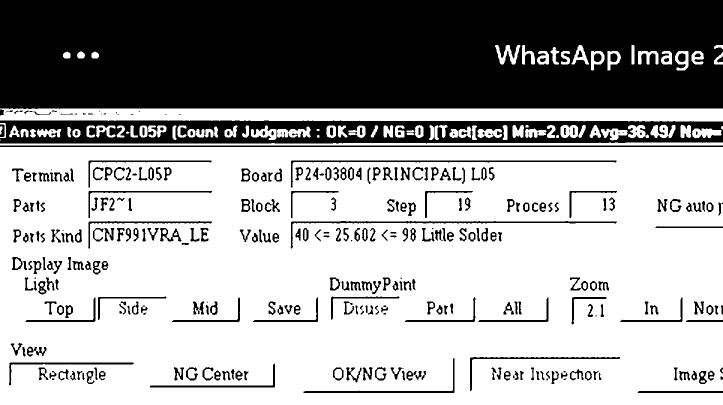
#> input picture public/debug_ocr/ocr_sample_above_full_otsu_psm6.png, 1446 x 810 px (shown at 1/2 size); its folder holds only this picture in this run
$ python -i image_archive_dedup.py   (imports and definitions only)
#> lines starting #> are read from the running program, lines starting #| are printed output that depends on the picture; after the words box and inside, x2 and y2 are one past the last pixel; in counts of white or black regions, pixels touching at a corner belong together
#> further down, picture is the input picture: shape (810, 1446, 3); 64.6% white; 371 black regions (53 under 20 px), largest, box (x1, y1, x2, y2) and area: (0, 0, 1446, 218) 305712, (0, 241, 1446, 287) 45504, (0, 291, 1446, 294) 4338
"""Deduplicação exata e visual conservadora dos arquivos OK/NG.

A comparação visual é usada SOMENTE na fila de arquivamento. Nunca modifica
julgamento, memória verificada, modelos CNN ou comandos industriais.
"""
from __future__ import annotations

import hashlib
from pathlib import Path
import re

import cv2
import numpy as np

from src.services.image_archive_naming import safe_archive_category


# [10 lines left out: function image_fingerprint, not called in this run]


# A imagem é a tela AOI completa (não apenas o componente). Perfis pequenos e
# PNGs sintéticos antigos continuam com a regra SHA exato.
_PARTS = (
    (0.0, 0.0, 1.0, 1.0),
    (.02, .32, .49, .98),
    (.52, .32, .99, .98),
)
_VISUAL_THRESHOLDS = (.985, .975, .965, .82)
_MAX_MAE = (.04, .045, .045, .060)
_ARCHIVE_STEM = re.compile(r"^\d{4}-\d{2}-\d{2}_\d{4}_(.+)$")


# [17 lines left out: functions archive_category_from_filename, archive_visual_scope, not called in this run]


def archive_visual_descriptor(image: np.ndarray):
    """Quatro mapas compactos: tela, gabarito, teste e diferença entre ambos."""
    if (not isinstance(image, np.ndarray) or image.ndim != 3
            or image.shape[2] != 3 or image.dtype != np.uint8
            or image.shape[0] < 240 or image.shape[1] < 600):
        return None
    h, w = image.shape[:2]
#> h = 810; w = 1446
    gray = cv2.cvtColor(image, cv2.COLOR_BGR2GRAY)
    parts = []
    for x0, y0, x1, y1 in _PARTS:
        crop = gray[int(y0*h):int(y1*h), int(x0*w):int(x1*w)]
        if crop.size == 0:
            return None
        parts.append(
            cv2.resize(crop, (48, 48), interpolation=cv2.INTER_AREA)
            .astype(np.float32)
        )
#> this loop made 3 passes
#> pass 2, in archive_visual_descriptor, `crop = gray[int(y0*h):int(y1*h), int(x0*w):int(x1*w)]`:
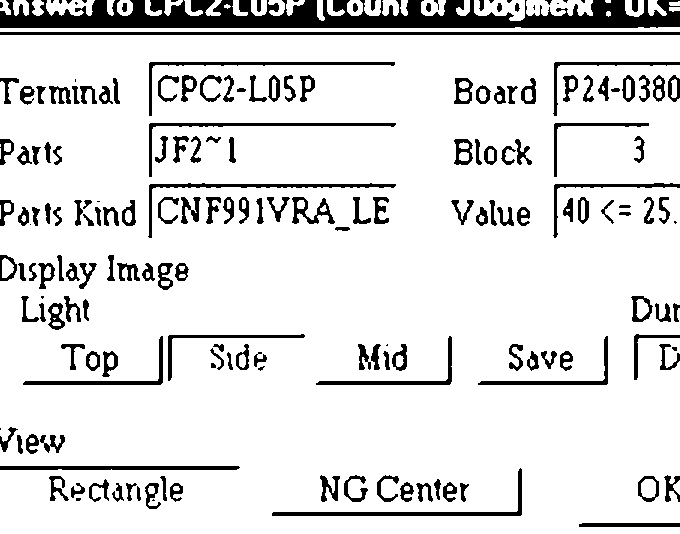
#> crop: shape (534, 680); 87.6% white; 193 black regions (27 under 20 px), largest, box (x1, y1, x2, y2) and area: (0, 0, 680, 28) 12504, (0, 32, 680, 35) 2040, (272, 468, 522, 516) 1170
#> pass 3, in archive_visual_descriptor, `crop = gray[int(y0*h):int(y1*h), int(x0*w):int(x1*w)]`:
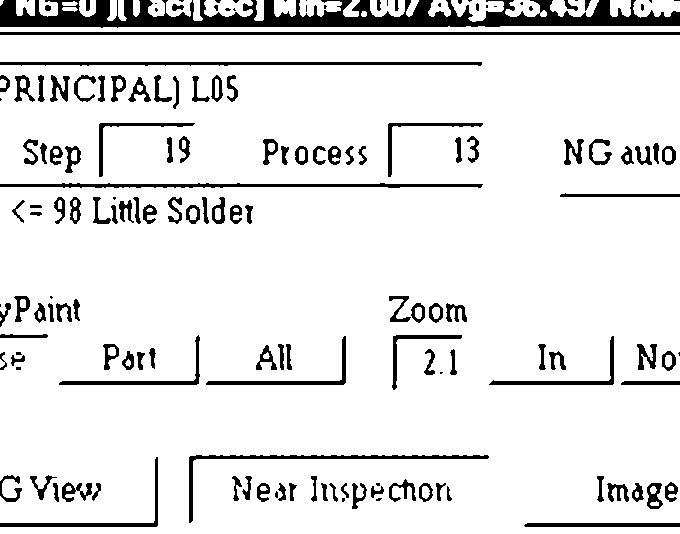
#> crop: shape (534, 680); 89.9% white; 161 black regions (37 under 20 px), largest, box (x1, y1, x2, y2) and area: (0, 0, 680, 28) 10386, (0, 32, 680, 35) 2040, (0, 183, 483, 188) 1539
#> after the loop, parts = 3 items
    difference = cv2.absdiff(parts[1], parts[2])
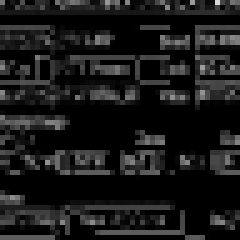
#> difference: shape (48, 48) float32 (shown 5 times larger); min 0, max 217, mean 25.6
    return (round(w / h, 3), (*parts, difference))


# [21 lines left out: functions _correlation, near_duplicate_visual, not called in this run]


class ArchiveVisualIndex:
    """Índice de pequenas assinaturas, propriedade exclusiva do worker."""
    def __init__(self):
        self._by_scope: dict[str, list] = {}

    # [55 lines left out: functions register, register_existing, contains_similar, load_archive_fingerprints, unique_archive_target, not called in this run]


__all__ = [
    "ArchiveVisualIndex",
    "archive_category_from_filename",
    "archive_visual_descriptor",
    "archive_visual_scope",
    "image_fingerprint",
    "load_archive_fingerprints",
    "near_duplicate_visual",
    "unique_archive_target",
]

>>> import cv2
>>> picture = cv2.imread('../../public/debug_ocr/ocr_sample_above_full_otsu_psm6.png')
>>> result = archive_visual_descriptor(picture)
